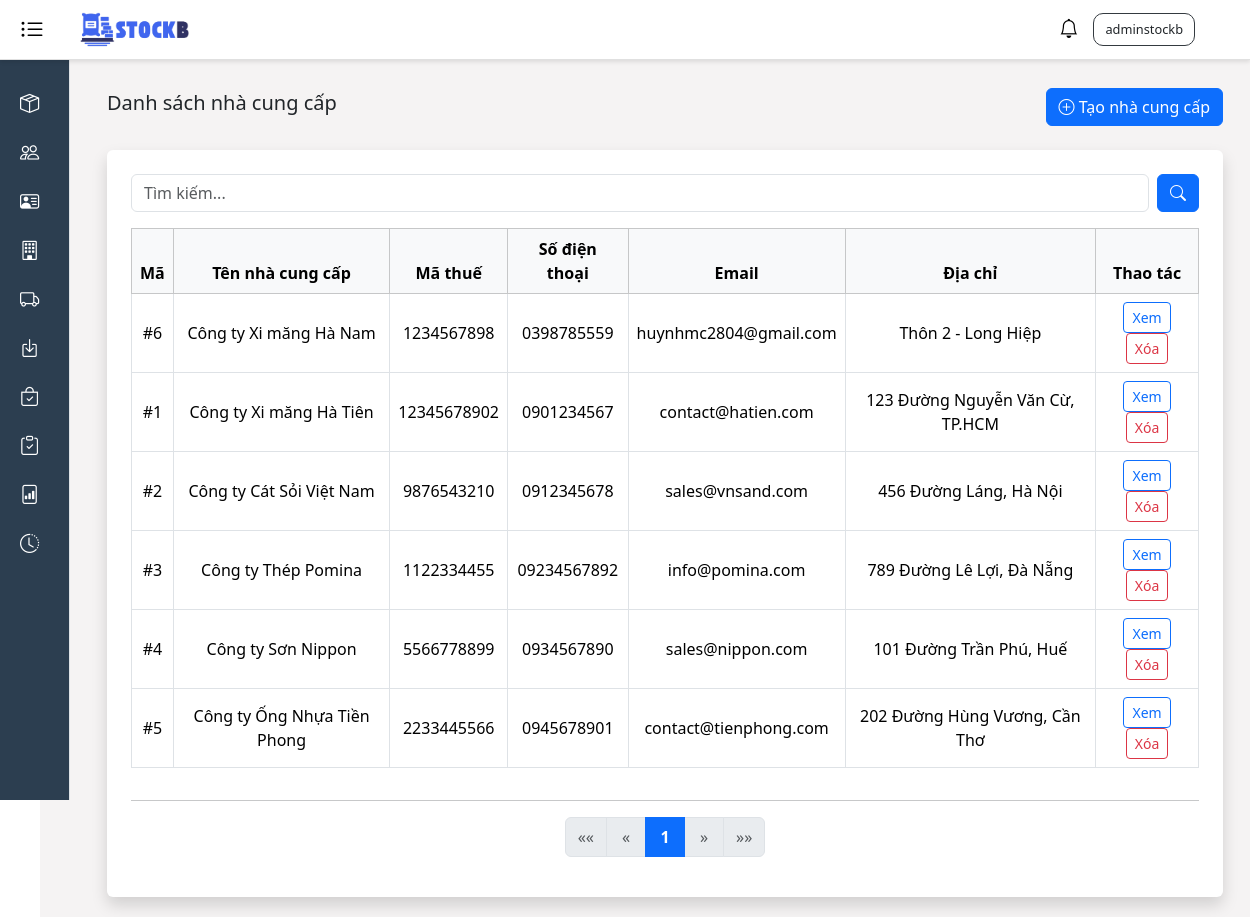
Page /supplier (signed in) on the committed database.
### stockb/models.py (models this page shows, shortened)
class Supplier(models.Model):
    supplier_name = models.CharField(max_length=100)
    tax_code = models.CharField(max_length=50)
    address = models.TextField()
    phone = models.CharField(max_length=20)
    email = models.EmailField()
    notes = models.TextField(blank=True, null=True)
    created_at = models.DateTimeField(auto_now_add=True)
    updated_at = models.DateTimeField(auto_now=True)

### stockb/views/supplier_views.py (the view)
# urls.py: path('supplier', supplier_views.supplier_list_view, name='supplier_list'),
@login_required
def supplier_list_view(request):
    suppliers = Supplier.objects.order_by('-created_at')
    search_query = request.GET.get('search', '')
    if search_query:
        suppliers = suppliers.filter(
            Q(supplier_name__icontains=search_query)
        )
    paginator = Paginator(suppliers, 10)
    page_number = request.GET.get('page')
    page_obj = paginator.get_page(page_number)
    context = {
        "title": "Danh sách nhà cung cấp",
        "suppliers": page_obj,
    }
    return render(request, 'supplier/supplier_list.html', context)

### stockb/context_processors.py (called while the page is built)
def notifications(request):
    return {
        'notifications': Notification.objects.all()[:50]
    }

### stockb/templates/supplier/supplier_list.html (shortened to what this page needs)
{% extends 'base.html' %}
{% block content %}
    <div class="d-flex justify-content-between align-items-center mb-4">
        <h5>Danh sách nhà cung cấp</h5>
        <a href="{% url 'supplier_create' %}" class="btn btn-primary">
            <i class="bi bi-plus-circle"></i>
            Tạo nhà cung cấp
        </a>
    </div>
    <div class="container bg-white p-4 rounded shadow">
        <div class="card-body">
            <div class="mb-3">
                <form method="get" class="d-flex">
                    <input type="text" name="search" class="form-control me-2" placeholder="Tìm kiếm..." value="{{ request.GET.search|default:'' }}">
                    <button type="submit" class="btn btn-primary">
                        <i class="bi bi-search"></i>
                    </button>
                </form>
            </div>
        <div class="table-responsive">
            <table class="table table-bordered align-middle text-center">
                <thead class="table-light">
                    <tr>
                        <th scope="col">Mã</th>
                        <th scope="col">Tên nhà cung cấp</th>
                        <th scope="col">Mã thuế</th>
                        <th scope="col">Số điện thoại</th>
                        <th scope="col">Email</th>
                        <th scope="col">Địa chỉ</th>
                        <th scope="col">Thao tác</th>
                    </tr>
                </thead>
                <tbody>
                    {% for supplier in suppliers %}
                        <tr>
                            <td>#{{ supplier.id }}</td>
                            <td>{{ supplier.supplier_name }}</td>
                            <td>{{ supplier.tax_code }}</td>
                            <td>{{ supplier.phone }}</td>
                            <td>{{ supplier.email }}</td>
                            <td>{{ supplier.address }}</td>
                            <td>
                                <a href="{% url 'supplier_update' supplier.id %}" class="btn btn-sm btn-outline-primary">Xem</a>
                                <a href="{% url 'supplier_delete' supplier.id %}" class="btn btn-sm btn-outline-danger">Xóa</a>
                            </td>
                        </tr>
                    {% empty %}
                        <tr>
                            <td colspan="8">Không có nhà cung cấp nào.</td>
                        </tr>
                    {% endfor %}
                </tbody>
            </table>
        </div>
        {% include 'Pagination/pagination.html' with page_obj=suppliers %}
    </div>
{% endblock %}

### templates/base.html (shortened to what this page needs)
<!DOCTYPE html>
<html lang="vi">
{% load static %}
<head>
    <link href="https://cdn.jsdelivr.net/npm/bootstrap@5.3.3/dist/css/bootstrap.min.css" rel="stylesheet">
    <link rel="stylesheet" href="https://cdnjs.cloudflare.com/ajax/libs/bootstrap-icons/1.11.3/font/bootstrap-icons.min.css">
    <link rel="stylesheet" href="https://cdnjs.cloudflare.com/ajax/libs/toastr.js/latest/toastr.min.css">
    <link rel="stylesheet" href="{% static 'styles.css' %}">
</head>
<body>
    <div class="header">
        <div class="left-container">
            <button class="hamburger active" id="toggleSidebar" aria-label="Toggle sidebar">
                <i class="bi bi-list-ul"></i>
            </button>
            <img src="{% static 'images/stockb-logo.png' %}" alt="StockB Logo" />
        </div>
        <div class="d-flex align-items-center">
            {% if user.is_authenticated %}
                <div class="dropdown">
                    <button class="notification-btn" id="notificationDropdown" data-bs-toggle="dropdown" aria-expanded="false" aria-label="Thông báo">
                        <i class="bi bi-bell"></i>
                    </button>
                </div>
                <div class="dropdown name-user">
                    <button class="dropdown-toggle text-dark bg-transparent border-0" id="dropdownMenuButton1"
                        data-bs-toggle="dropdown" aria-expanded="false">
                        {{ user.username }}
                    </button>
                </div>
            {% else %}
                <div class="name-user">
                    <a class="bg-transparent text-dark border-0 text-decoration-none" href="{% url 'login' %}">Đăng nhập</a>
                </div>
            {% endif %}
        </div>
    </div>
    <div class="sidebar sidebar-collapsed active" id="sidebar">
        {% if request.user.is_authenticated %}
          {% for group in request.user.groups.all %}
            {% if group.name == 'QuanLy' or group.name == 'Kiem Toan' or group.name == 'Nhan Vien Quan Li Kho' %}
              <a href="javascript:void(0)" data-bs-toggle="collapse" data-bs-target="#sanphamSubmenu" aria-expanded="false" aria-controls="sanphamSubmenu">
                <i class="bi bi-box-seam"></i><span class="menu-text">Sản phẩm</span>
              </a>
            {% endif %}
          {% endfor %}
        {% endif %}
        {% if request.user.groups.all %}
          {% for group in request.user.groups.all %}
            {% if group.name == 'QuanLy' or group.name == 'Nhan Vien Quan Li Kho' %}
              <a href="/customers">
                <i class="bi bi-people"></i><span class="menu-text">Khách hàng</span>
              </a>
            {% endif %}
          {% endfor %}
        {% endif %}
        {% if request.user.groups.all %}
          {% for group in request.user.groups.all %}
            {% if group.name == 'QuanLy' or group.name == 'Nhan Vien Quan Li Kho' %}
              <a href="/supplier">
                <i class="bi bi-person-vcard"></i><span class="menu-text">Nhà cung cấp</span>
              </a>
            {% endif %}
          {% endfor %}
        {% endif %}
        {% if request.user.groups.all %}
          {% for group in request.user.groups.all %}
            {% if group.name == 'QuanLy' or group.name == 'Nhan Vien Quan Li Kho' %}
              <a href="/units">
                <i class="bi bi-building"></i><span class="menu-text">Đơn vị</span>
              </a>
            {% endif %}
          {% endfor %}
        {% endif %}
        {% if request.user.groups.all %}
          {% for group in request.user.groups.all %}
            {% if group.name == 'QuanLy' or group.name == 'Nhan Vien Quan Li Kho' %}
              <a href="/stock-out">
                <i class="bi bi-truck"></i><span class="menu-text">Xuất kho</span>
              </a>
            {% endif %}
          {% endfor %}
        {% endif %}
        {% if request.user.groups.all %}
          {% for group in request.user.groups.all %}
            {% if group.name == 'QuanLy' or group.name == 'Nhan Vien Quan Li Kho' %}
              <a href="/stock-in">
                <i class="bi bi-box-arrow-in-down"></i><span class="menu-text">Nhập kho</span>
              </a>
            {% endif %}
          {% endfor %}
        {% endif %}
        {% if request.user.groups.all %}
          {% for group in request.user.groups.all %}
            {% if group.name == 'QuanLy' or group.name == 'Kiem Toan' or group.name == 'Nhan Vien Quan Li Kho' %}
              <a href="javascript:void(0)" data-bs-toggle="collapse" data-bs-target="#kiemkeSubmenu" aria-expanded="false" aria-controls="kiemkeSubmenu">
                <i class="bi bi-bag-check"></i><span class="menu-text">Kiểm tra sản phẩm</span>
              </a>
            {% endif %}
          {% endfor %}
        {% endif %}
        {% if request.user.groups.all %}
          {% for group in request.user.groups.all %}
            {% if group.name == 'QuanLy' or group.name == 'Kiem Toan' or group.name == 'Nhan Vien Quan Li Kho' %}
              <a href="/inventory-check">
                <i class="bi bi-clipboard-check"></i><span class="menu-text">Kiểm kê</span>
              </a>
            {% endif %}
          {% endfor %}
        {% endif %}
        {% if request.user.groups.all %}
          {% for group in request.user.groups.all %}
            {% if group.name == 'QuanLy' or group.name == 'Kiem Toan' %}
              <a href="/report">
                <i class="bi bi-file-bar-graph"></i><span class="menu-text">Báo cáo</span>
              </a>
            {% endif %}
          {% endfor %}
        {% endif %}
        {% if request.user.groups.all %}
          {% for group in request.user.groups.all %}
            {% if group.name == 'QuanLy' %}
              <a href="/activity-log">
                <i class="bi bi-clock-history"></i><span class="menu-text">Lịch sử hoạt động</span>
              </a>
            {% endif %}
          {% endfor %}
        {% endif %}
    </div>
    <div class="main-content expanded">
        <div class="container mt-5">
            {% block content %}{% endblock %}
        </div>
    </div>
</body>
</html>

### static/styles.css (style rules this page uses)
body { overflow-x: hidden; }
.header { height: 60px; width: 100%; background-color: #ffffff; border-bottom: 1px solid #e0e0e0; padding: 10px 20px; display: flex; align-items: center; justify-content: space-between; box-shadow: 0 2px 4px rgba(0, 0, 0, 0.1); position: fixed; top: 0; left: 0; z-index: 1000; }
.header .left-container { display: flex; align-items: center; }
.header .name-user { border: #343a40 solid 1px; padding: 5px; border-radius: 10px; font-size: 80%; margin-right: 35px; font-weight: 600; }
.header img { width: 120px; height: 40px; object-fit: cover; margin-left: 30px; }
.notification-btn { position: relative; margin-right: 15px; background: none; border: none; padding: 0; }
.notification-btn .bi-bell { font-size: 1.2rem; }
.name-user .dropdown-toggle::after { display: none; }
.sidebar { width: 250px; background-color: #2c3e50; color: #ffffff; height: calc(100vh - 60px); position: fixed; top: 60px; left: 0; padding-top: 20px; overflow-y: auto; border-right: 1px solid #dee2e6; }
.sidebar.sidebar-collapsed { width: 70px; }
.sidebar a { color: #ffffff; text-decoration: none; display: flex; align-items: center; padding: 10px 20px; font-weight: 500; }
.sidebar.sidebar-collapsed a { justify-content: center; }
.sidebar i { margin-right: 10px; font-size: 1.2rem; min-width: 20px; text-align: center; }
.main-content { margin-left: 250px; margin-top: 20px; padding: 20px; background: #F5F3F3; min-height: 100vh ; width: calc(100% - 250px); transition: margin-left 0.0s; }
.main-content.expanded { margin-left: 5vh; width: 100%; }
.hamburger { font-size: 1.5rem; background: none; border: none; cursor: pointer; padding: var(--spacing-sm); border-radius: var(--border-radius); }
.hamburger i { line-height: 1; color: #DC3545; }
.hamburger.active i { color: #000000; }

### rows in the picture
Supplier: id "6", supplier_name "Công ty Xi măng Hà Nam", tax_code "1234567898", phone "0398785559", email "huynhmc2804@gmail.com", address "Thôn 2 - Long Hiệp"
Supplier: id "1", supplier_name "Công ty Xi măng Hà Tiên", tax_code "12345678902", phone "0901234567", email "contact@hatien.com", address "123 Đường Nguyễn Văn Cừ, TP.HCM"
Supplier: id "2", supplier_name "Công ty Cát Sỏi Việt Nam", tax_code "9876543210", phone "0912345678", email "sales@vnsand.com", address "456 Đường Láng, Hà Nội"
Supplier: id "3", supplier_name "Công ty Thép Pomina", tax_code "1122334455", phone "09234567892", email "info@pomina.com", address "789 Đường Lê Lợi, Đà Nẵng"
Supplier: id "4", supplier_name "Công ty Sơn Nippon", tax_code "5566778899", phone "0934567890", email "sales@nippon.com", address "101 Đường Trần Phú, Huế"
Supplier: id "5", supplier_name "Công ty Ống Nhựa Tiền Phong", tax_code "2233445566", phone "0945678901", email "contact@tienphong.com", address "202 Đường Hùng Vương, Cần Thơ"

### other values in the picture
{{ user.username }} "adminstockb"
{{ i }} "1"
